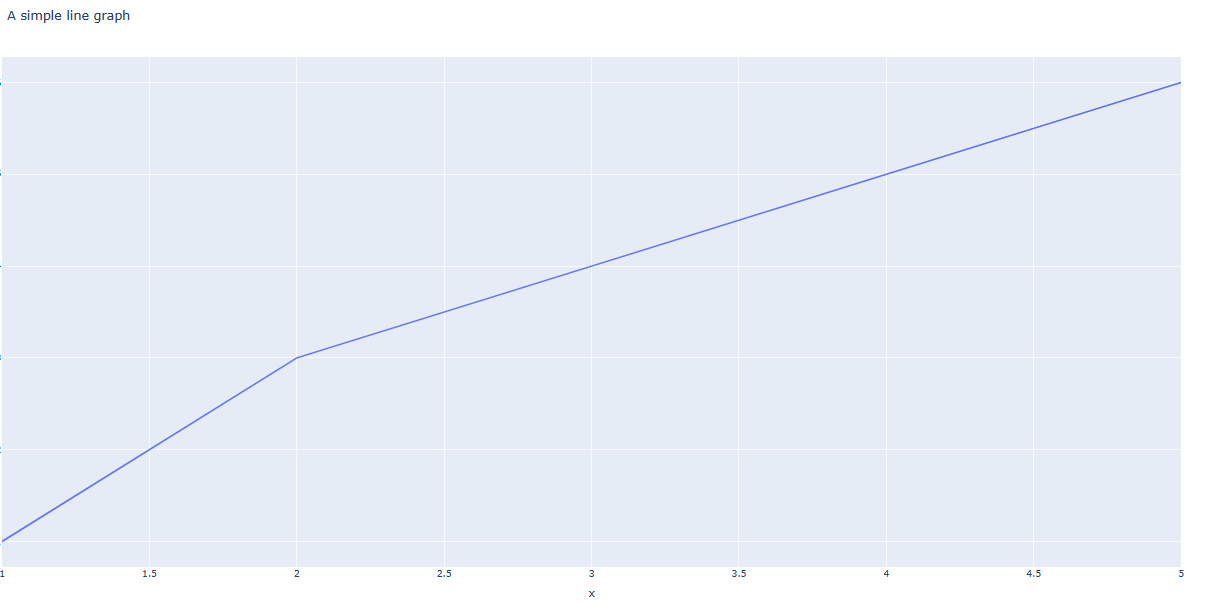

Write Python code to recreate this figure.
import plotly.express as px
 
x = [1,2,3,4,5]
y = [1,3,4,5,6]
fig = px.line( x = x ,
              y = y,
              title = 'A simple line graph')
fig.show()
